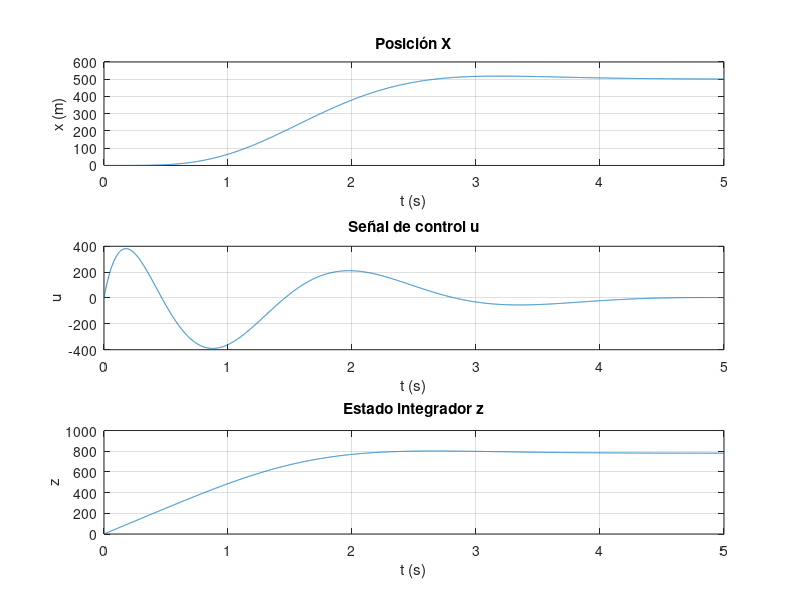

Recreate this plot in MATLAB.
clear all
close all
%Supongamos valores para las constantes:
const = 0.027 / (0.027 + 4.32e-6 / 0.02^2);
g = 9.81;

a = [ 0  1   0  0;
      0  0  const*g 0;
      0  0   0  1;
      0  0   0  0 ];

b = [ 0;0;0;1];



c = [ 0 0 1 0];


d = zeros(4,1);



% Sistema aumentado con integral en X
Aa = [a, zeros(4,1);
      -[1 0 0 0], 0];
Ba = [b; 0];

% Verificamos controlabilidad
fprintf('size(Aa)=%d, rank(ctrb)=%d\n', size(Aa,1), rank(ctrb(Aa,Ba)));

% Diseñamos controlador LQI
Q = diag([10 10 1 1 100]);  % peso fuerte al integrador
R = 1;
K = lqr(Aa, Ba, Q, R);

% Separar ganancias proporcional e integral
Kp = K(:, 1:4);
Ki = K(:, 5);

fprintf('Kp = \n'); disp(Kp);
fprintf('Ki = \n'); disp(Ki);



% --- Datos del sistema (ya definidos por ti) ---
% a (4x4), b (4x1), c_x = [1 0 0 0]
% Kp (1x4), Ki (scalar) obtenidos antes.

c_x = [1 0 0 0];
Kp = [15.6179, 11.6960, 33.7431, 8.2756];
Ki = -10.0000;

% Construcción de sistema aumentado lazo cerrado:
A11 = a - b * Kp;        % 4x4
A12 = -b * Ki;           % 4x1
A21 = -c_x;              % 1x4
A22 = 0;                 % 1x1

A_cl = [A11, A12;
        A21, A22];       % 5x5

B_cl = [zeros(4,1);
        1];              % entrada = referencia x_ref (because z_dot = x_ref - c_x*x)

% simulación: respuesta a paso en x_ref
tfinal = 5; dt = 0.001;
t = 0:dt:tfinal;
x0 = zeros(4,1); z0 = 0;
X = [x0; z0];

x_ref = 500; % 1 cm paso
Xhist = zeros(5, length(t));
uhist = zeros(1, length(t));

for k = 1:length(t)
    % dinámicas continuas integradas por Euler (suficiente para ver comportamiento)
    Xdot = A_cl * X + B_cl * x_ref;
    X = X + dt * Xdot;
    Xhist(:,k) = X;
    % calcula u = -Kp*x - Ki*z
    x_state = X(1:4);
    z_state = X(5);
    u = -Kp * x_state - Ki * z_state;
    uhist(k) = u;
end

% plots
figure;
subplot(3,1,1);
plot(t, Xhist(1,:)); grid on;
xlabel('t (s)'); ylabel('x (m)'); title('Posición X');

subplot(3,1,2);
plot(t, uhist); grid on;
xlabel('t (s)'); ylabel('u'); title('Señal de control u');

subplot(3,1,3);
plot(t, Xhist(5,:)); grid on;
xlabel('t (s)'); ylabel('z'); title('Estado integrador z');
